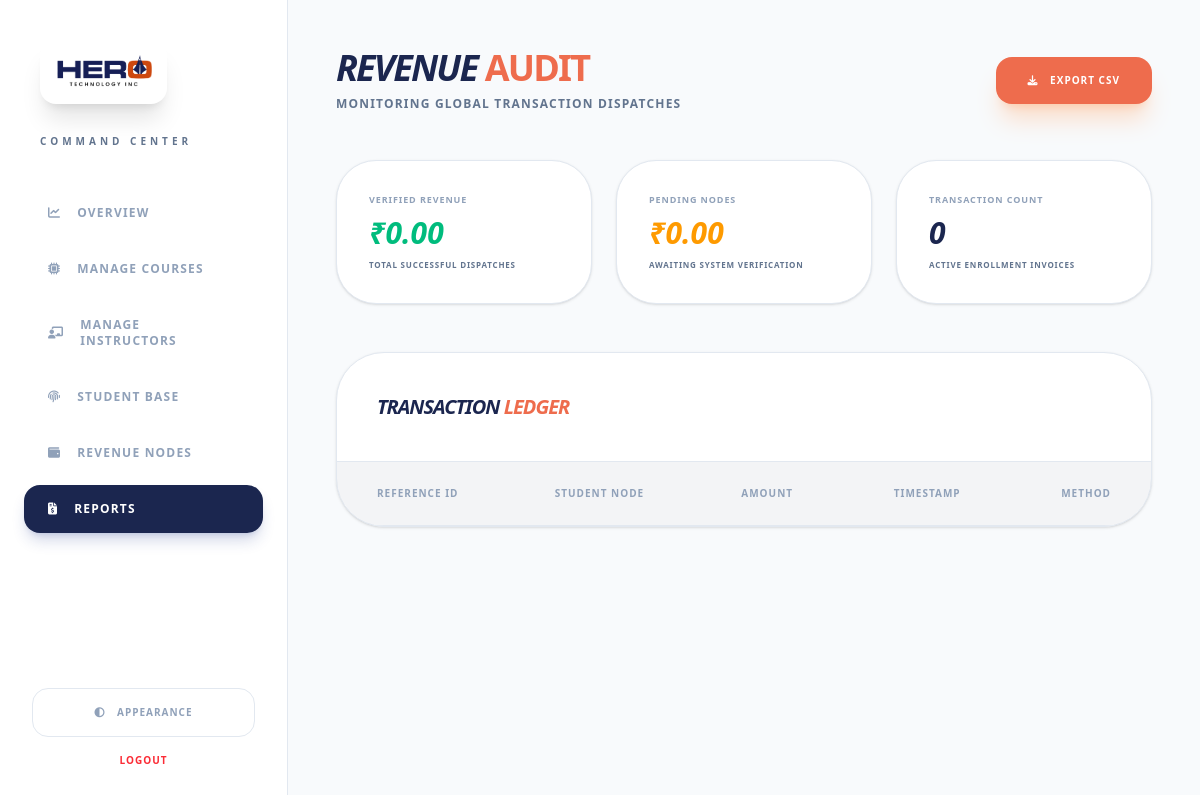
The page /backpanel/reports.php (signed in) on the database as committed earlier.
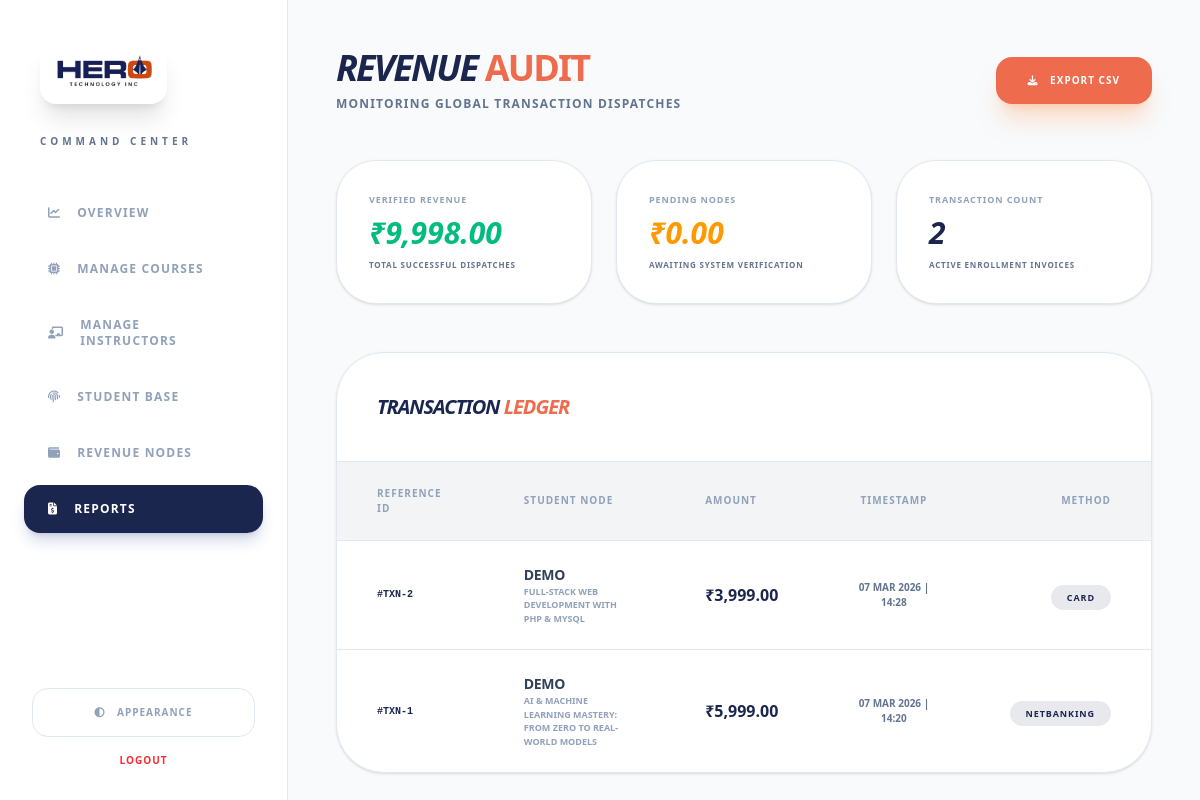
The same page on the database as committed later.
### tables this page shows
CREATE TABLE `payments` (
  `payment_id` int(11) NOT NULL,
  `enrollment_id` int(11) NOT NULL,
  `user_id` int(11) DEFAULT NULL,
  `course_id` int(11) DEFAULT NULL,
  `amount` decimal(10,2) DEFAULT NULL,
  `payment_status` enum('success','failed','pending') DEFAULT 'pending',
  `payment_date` timestamp NOT NULL DEFAULT current_timestamp(),
  `payment_method` enum('Cash','UPI','Card','NetBanking','Wallet') NOT NULL DEFAULT 'Cash',
  `transaction_id` varchar(100) DEFAULT NULL,
  `error_log` text DEFAULT NULL,
  `gateway_id` varchar(100) DEFAULT NULL
);

CREATE TABLE `user_master` (
  `user_id` int(11) NOT NULL,
  `name` varchar(50) DEFAULT NULL,
  `username` varchar(50) NOT NULL,
  `phone` varchar(15) NOT NULL,
  `email` varchar(50) NOT NULL,
  `gender` enum('male','female','other','') NOT NULL,
  `password` varchar(50) DEFAULT NULL,
  `role` enum('student','admin','manager') DEFAULT 'student',
  `datetime` timestamp NOT NULL DEFAULT current_timestamp() ON UPDATE current_timestamp(),
  `status` enum('publish','draft') DEFAULT 'publish'
);

CREATE TABLE `courses` (
  `course_id` int(11) NOT NULL,
  `category_id` int(11) DEFAULT NULL,
  `instructor_id` int(11) DEFAULT NULL,
  `title` varchar(255) DEFAULT NULL,
  `summary` varchar(500) DEFAULT NULL,
  `description` text DEFAULT NULL,
  `duration` int(11) DEFAULT NULL,
  `video_url` text DEFAULT NULL,
  `video_file` varchar(255) DEFAULT NULL,
  `demo_video_url` text DEFAULT NULL,
  `price` decimal(10,2) DEFAULT NULL,
  `thumbnail` varchar(255) DEFAULT NULL,
  `status` enum('publish','draft') DEFAULT 'publish',
  `created_at` timestamp NOT NULL DEFAULT current_timestamp()
);

### backpanel/reports.php (the view, shortened to what this page needs)
<?php
require '../config.php';
$totalRevenue = mysqli_fetch_row(mysqli_query($conn, "SELECT SUM(amount) FROM payments WHERE payment_status='success'"))[0] ?: 0;
$pendingRevenue = mysqli_fetch_row(mysqli_query($conn, "SELECT SUM(amount) FROM payments WHERE payment_status='pending'"))[0] ?: 0;
$totalTransactions = mysqli_fetch_row(mysqli_query($conn, "SELECT COUNT(*) FROM payments WHERE payment_status='success'"))[0] ?: 0;
$sqlTransactions = "
    SELECT p.*, u.name as student_name, c.title as course_title
    FROM payments p
    JOIN user_master u ON p.user_id = u.user_id
    JOIN courses c ON p.course_id = c.course_id
    ORDER BY p.payment_date DESC
    LIMIT 10
";
$resTransactions = mysqli_query($conn, $sqlTransactions);
?>
<!DOCTYPE html>
<html lang="en">
<head>
    <script src="https://cdn.jsdelivr.net/npm/@tailwindcss/browser@4"></script>
    <link href="https://cdnjs.cloudflare.com/ajax/libs/font-awesome/6.5.2/css/all.min.css" rel="stylesheet"/>
</head>
<body class="bg-[var(--color-app-bg)] text-slate-400 antialiased min-h-screen flex overflow-hidden transition-colors duration-500">
    <?php include 'sidebar.php'; ?>
    <main class="flex-1 h-screen overflow-y-auto p-6 lg:p-12">
        <header class="flex justify-between items-center mb-12">
            <div>
                <h1 class="text-4xl font-black tracking-tighter uppercase italic text-hero-blue dark:text-white">Revenue <span class="text-hero-orange not-italic">Audit</span></h1>
                <p class="text-slate-500 text-xs font-bold uppercase tracking-widest mt-2">Monitoring global transaction dispatches</p>
            </div>
            <button class="px-8 py-4 bg-hero-orange text-white text-[10px] font-black uppercase tracking-widest cursor-pointer rounded-2xl shadow-xl shadow-orange-500/20 hover:-translate-y-1 transition-all">
                <i class="fas fa-download mr-2"></i> Export CSV
            </button>
        </header>
        <section class="grid grid-cols-1 md:grid-cols-3 gap-6 mb-12">
            <div class="bg-[var(--color-side-bg)] p-8 rounded-[2.5rem] border border-[var(--color-border-dim)] shadow-sm">
                <p class="text-[9px] font-black uppercase tracking-widest text-slate-400 mb-2">Verified Revenue</p>
                <h3 class="text-3xl font-black text-emerald-500 italic uppercase">₹<?php echo number_format($totalRevenue, 2); ?></h3>
                <p class="text-[8px] font-bold text-slate-500 mt-2 uppercase tracking-widest">Total Successful Dispatches</p>
            </div>
            <div class="bg-[var(--color-side-bg)] p-8 rounded-[2.5rem] border border-[var(--color-border-dim)] shadow-sm">
                <p class="text-[9px] font-black uppercase tracking-widest text-slate-400 mb-2">Pending Nodes</p>
                <h3 class="text-3xl font-black text-amber-500 italic uppercase">₹<?php echo number_format($pendingRevenue, 2); ?></h3>
                <p class="text-[8px] font-bold text-slate-500 mt-2 uppercase tracking-widest">Awaiting System Verification</p>
            </div>
            <div class="bg-[var(--color-side-bg)] p-8 rounded-[2.5rem] border border-[var(--color-border-dim)] shadow-sm">
                <p class="text-[9px] font-black uppercase tracking-widest text-slate-400 mb-2">Transaction Count</p>
                <h3 class="text-3xl font-black text-hero-blue dark:text-white italic uppercase"><?php echo $totalTransactions; ?></h3>
                <p class="text-[8px] font-bold text-slate-500 mt-2 uppercase tracking-widest">Active Enrollment Invoices</p>
            </div>
        </section>
        <div class="bg-[var(--color-side-bg)] rounded-[3rem] border border-[var(--color-border-dim)] shadow-sm overflow-hidden">
            <div class="p-10 border-b border-[var(--color-border-dim)]">
                <h2 class="text-xl font-black uppercase italic tracking-tighter text-hero-blue dark:text-white">Transaction <span class="text-hero-orange">Ledger</span></h2>
            </div>
            <div class="overflow-x-auto">
                <table class="w-full text-left">
                    <thead class="bg-hero-blue/5 border-b border-[var(--color-border-dim)]">
                        <tr>
                            <th class="px-10 py-6 text-[10px] font-black text-slate-400 uppercase tracking-widest">Reference ID</th>
                            <th class="px-10 py-6 text-[10px] font-black text-slate-400 uppercase tracking-widest">Student Node</th>
                            <th class="px-10 py-6 text-[10px] font-black text-slate-400 uppercase tracking-widest">Amount</th>
                            <th class="px-10 py-6 text-[10px] font-black text-slate-400 uppercase tracking-widest text-center">Timestamp</th>
                            <th class="px-10 py-6 text-[10px] font-black text-slate-400 uppercase tracking-widest text-right">Method</th>
                        </tr>
                    </thead>
                    <tbody class="divide-y divide-[var(--color-border-dim)]">
                        <?php while($row = mysqli_fetch_assoc($resTransactions)): ?>
                        <tr class="hover:bg-hero-orange/[0.02] transition-colors group">
                            <td class="px-10 py-6">
                                <p class="text-[10px] font-mono font-bold text-hero-blue dark:text-white uppercase">#TXN-<?php echo $row['payment_id']; ?></p>
                            </td>
                            <td class="px-10 py-6">
                                <p class="text-sm font-black uppercase tracking-tight text-slate-700 dark:text-slate-300"><?php echo htmlspecialchars($row['student_name']); ?></p>
                                <p class="text-[9px] font-bold text-slate-400 uppercase"><?php echo htmlspecialchars($row['course_title']); ?></p>
                            </td>
                            <td class="px-10 py-6">
                                <span class="font-black text-hero-blue dark:text-white">₹<?php echo number_format($row['amount'], 2); ?></span>
                            </td>
                            <td class="px-10 py-6 text-center text-[10px] font-bold text-slate-500 uppercase">
                                <?php echo date('d M Y | H:i', strtotime($row['payment_date'])); ?>
                            </td>
                            <td class="px-10 py-6 text-right">
                                <span class="px-4 py-1.5 bg-hero-blue/10 text-hero-blue text-[9px] font-black rounded-full uppercase tracking-widest">
                                    <?php echo $row['payment_method']; ?>
                                </span>
                            </td>
                        </tr>
                        <?php endwhile; ?>
                    </tbody>
                </table>
            </div>
        </div>
    </main>
</body>
</html>

### backpanel/sidebar.php (shortened to what this page needs)
<?php
$current_page = basename($_SERVER['PHP_SELF']);
?>
<aside class="w-72 h-screen bg-[var(--color-side-bg)] border-r border-[var(--color-border-dim)] flex flex-col hidden lg:flex sticky top-0">
    <div class="p-10">
        <div class="bg-white p-3 rounded-2xl shadow-xl inline-block mb-6">
            <img src="assets/img/logo.png" alt="Hero Tech Logo" class="h-10 w-auto object-contain">
        </div>
        <p class="text-[10px] font-black uppercase tracking-[0.4em] text-slate-500">Command Center</p>
    </div>
    <nav class="flex-1 px-6 space-y-2">
        <a href="dashboard.php"
           class="flex items-center gap-4 px-6 py-4 rounded-2xl transition-all font-black text-xs uppercase tracking-widest <?= ($current_page == 'dashboard.php') ? 'bg-hero-blue text-white shadow-lg shadow-blue-900/20' : 'text-slate-400 hover:bg-hero-blue/5 hover:text-hero-orange' ?>">
            <i class="fas fa-chart-line"></i> Overview
        </a>
        <a href="manage-courses.php"
           class="flex items-center gap-4 px-6 py-4 rounded-2xl transition-all font-black text-xs uppercase tracking-widest <?= ($current_page == 'manage-courses.php' || $current_page == 'edit-course.php' || $current_page == 'add-course.php') ? 'bg-hero-blue text-white shadow-lg shadow-blue-900/20' : 'text-slate-400 hover:bg-hero-blue/5 hover:text-hero-orange' ?>">
            <i class="fas fa-microchip"></i> Manage Courses
        </a>
        <a href="manage-instructors.php"
              class="flex items-center gap-4 px-6 py-4 rounded-2xl transition-all font-black text-xs uppercase tracking-widest <?= ($current_page == 'manage-instructors.php' || $current_page == 'edit-instructor.php' || $current_page == 'add-instructor.php') ? 'bg-hero-blue text-white shadow-lg shadow-blue-900/20' : 'text-slate-400 hover:bg-hero-blue/5 hover:text-hero-orange' ?>">
                <i class="fas fa-chalkboard-teacher"></i> Manage Instructors
        </a>
        <a href="manage-students.php"
           class="flex items-center gap-4 px-6 py-4 rounded-2xl transition-all font-black text-xs uppercase tracking-widest <?= ($current_page == 'manage-students.php') ? 'bg-hero-blue text-white shadow-lg shadow-blue-900/20' : 'text-slate-400 hover:bg-hero-blue/5 hover:text-hero-orange' ?>">
            <i class="fas fa-fingerprint"></i> Student Base
        </a>
        <a href="revenue-nodes.php"
           class="flex items-center gap-4 px-6 py-4 rounded-2xl transition-all font-black text-xs uppercase tracking-widest <?= ($current_page == 'revenue-nodes.php') ? 'bg-hero-blue text-white shadow-lg shadow-blue-900/20' : 'text-slate-400 hover:bg-hero-blue/5 hover:text-hero-orange' ?>">
            <i class="fas fa-wallet"></i> Revenue Nodes
        </a>
        <a href="reports.php"
           class="flex items-center gap-4 px-6 py-4 rounded-2xl transition-all font-black text-xs uppercase tracking-widest <?= ($current_page == 'reports.php') ? 'bg-hero-blue text-white shadow-lg shadow-blue-900/20' : 'text-slate-400 hover:bg-hero-blue/5 hover:text-hero-orange' ?>">
            <i class="fas fa-file-invoice-dollar"></i> Reports
        </a>
    </nav>
    <div class="p-8">
        <button id="theme-toggle" class="w-full py-4 rounded-2xl border border-[var(--color-border-dim)] text-[10px] font-black uppercase tracking-widest hover:border-hero-orange transition-all cursor-pointer">
            <i class="fas fa-circle-half-stroke mr-2"></i> Appearance
        </button>
        <a href="logout.php" class="block w-full text-center mt-4 text-[10px] font-black uppercase text-red-500 tracking-widest hover:underline">
            Logout
        </a>
    </div>
</aside>

Rows that differ between the two databases and show on the page:
added payments: payment_id "2", user.name "DEMO", course.title "FULL-STACK WEB DEVELOPMENT WITH PHP & MYSQL", amount "3,999.00", payment_date "07 MAR 2026 | 14:28", payment_method "CARD"
added payments: payment_id "1", user.name "DEMO", course.title "AI & MACHINE LEARNING MASTERY: FROM ZERO TO REAL-WORLD MODELS", amount "5,999.00", payment_date "07 MAR 2026 | 14:20", payment_method "NETBANKING"
Other text that changed with them:
$totalRevenue: "0.00" → "9,998.00"
$totalTransactions: "0" → "2"
